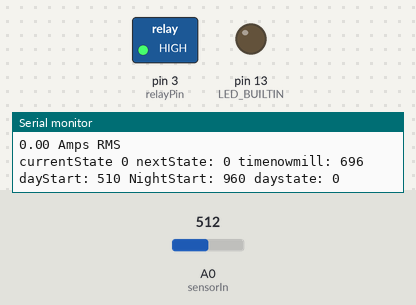
The sketch below on a simulated Arduino Uno, built with avr-gcc and run on an emulated ATmega328P. Shown: switched loads named in the sketch (green lamp = pin HIGH), output pins drawn as LEDs (lit = HIGH), the last lines printed to the serial monitor. Dashed ring = blinking. The inputs (shaded band) are chosen by the test bench; at power-on: A0 (sensorIn) = 512.

Above: at 1.2 s.
1.3 s: A0 (sensorIn) set to 716
At 2.7 s:
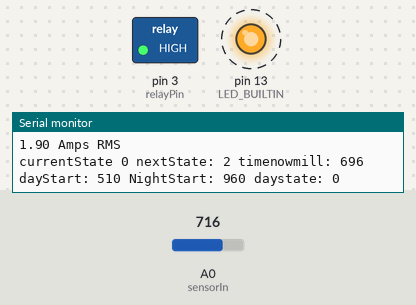
Timing chart, 0 to 10.3 s (numbered marks = the images above; inputs shaded):
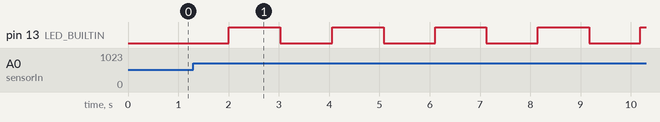

Measured:
- by itself, pin 13 (LED_BUILTIN): alternates HIGH for 1.0 s and LOW for 1.0 s

The sketch:

current_measurer.ino
```cpp
/*
Measuring AC Current Using ACS712
www.circuits4you.com
*/
const int sensorIn = A0;
int mVperAmp = 185; // use 100 for 20A Module and 66 for 30A Module

double Voltage = 0;
double VRMS = 0;
double AmpsRMS = 0;
int timenowmill = 11.6 * 60;
int nightStart = 16 * 60;
int dayStart = 8.5 * 60;
int minCounter = 0;

//
const float sleepCurrentT = 0.1;
const float cOnCurrentT = 1;

const int relayPin = 3;

int currentState = NULL;
int daystate = NULL; //0 is day, 1 is night
bool ledBuState = false;
//

float getVPP()
{
  float result;
  int readValue;             //value read from the sensor
  int maxValue = 0;          // store max value here
  int minValue = 1024;          // store min value here

   uint32_t start_time = millis();
   while((millis()-start_time) < 980) //sample for 1 Sec [keeping 980 instead 1000 for acconting drift]
   {
       readValue = analogRead(sensorIn);
       // see if you have a new maxValue
       if (readValue > maxValue)
       {
           /*record the maximum sensor value*/
           maxValue = readValue;
       }
       if (readValue < minValue)
       {
           /*record the minimum sensor value*/
           minValue = readValue;
       }
   }

   // Subtract min from max
   result = ((maxValue - minValue) * 5.0)/1024.0;
   minCounter = minCounter + 1;
   if (minCounter == 60){
    minCounter = 0;
    timenowmill = timenowmill + 1;
   }

   if (timenowmill == 1440){
    timenowmill = 0;
   }
   if (timenowmill > dayStart && timenowmill < nightStart){
     daystate = 0;
   } else {
     daystate = 1;
   }
   if (daystate == 0){
      if (ledBuState == false){
        ledBuState = true;
        digitalWrite(LED_BUILTIN, LOW);
      } else {
        ledBuState = false;
        digitalWrite(LED_BUILTIN, HIGH);
      }
   }
   return result;
 }

int getState(double amps){
  if (amps <= sleepCurrentT){
    return 0;
  }
  if (amps <= cOnCurrentT){
    return 1;
  }
  if (amps > cOnCurrentT){
    return 2;
  }
}

void handleNextState(double amps){
  int nextState = getState(amps);
  Serial.print(AmpsRMS);
  Serial.println(" Amps RMS ");
  Serial.print("currentState ");
  Serial.print(currentState);
  Serial.print(" nextState: ");
  Serial.print(nextState);
  Serial.print(" timenowmill: ");
  Serial.print(timenowmill);
  Serial.print(" dayStart: ");
  Serial.print(dayStart);
  Serial.print(" NightStart: ");
  Serial.print(nightStart);
  Serial.print(" daystate: ");
  Serial.print(daystate);
  Serial.println(" ");

  if (currentState == 2 && nextState == 1 && daystate == 0){
    Serial.println(" waiting... ");
    delay(3000);
    Serial.println(" watingover ");
    digitalWrite(relayPin, LOW); //switchOnRelay;
    Serial.println(" switchOnRelay ");
    Serial.println(" waiting to settle down.... ");
    delay(3000);
    Serial.println(" waiting to settle down over");
  } else if (nextState != currentState && currentState != NULL) {
    digitalWrite(relayPin, HIGH); //switchOffRelay;
    Serial.println(" switchOffRelay ");

  }

  currentState = nextState;
}

void setup(){
  pinMode(relayPin, OUTPUT);
  digitalWrite(relayPin, HIGH);
  pinMode(LED_BUILTIN, OUTPUT);
  Serial.begin(9600);
}

void loop(){

 Voltage = getVPP();
 VRMS = (Voltage/2.0) *0.707;  //root 2 is 0.707
 AmpsRMS = (VRMS * 1000)/mVperAmp;
 handleNextState(AmpsRMS);

}
```
